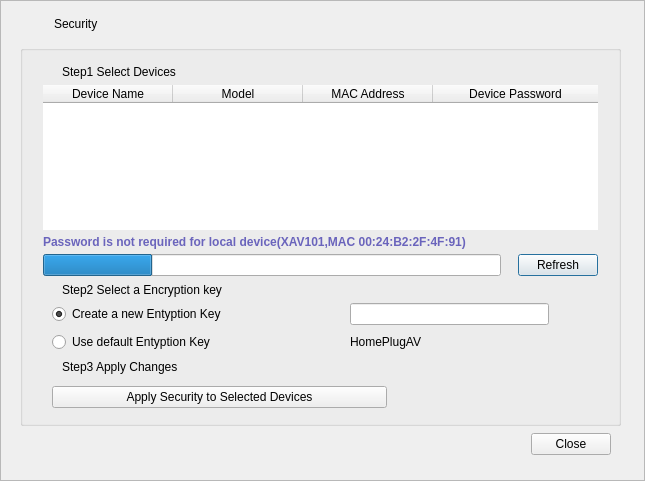
<?xml version="1.0" encoding="UTF-8"?>
<ui version="4.0">
 <class>PowerlineSecurity</class>
 <widget class="QDialog" name="PowerlineSecurity">
  <property name="windowModality">
   <enum>Qt::NonModal</enum>
  </property>
  <property name="geometry">
   <rect>
    <x>0</x>
    <y>0</y>
    <width>645</width>
    <height>481</height>
   </rect>
  </property>
  <property name="windowTitle">
   <string>Dialog</string>
  </property>
  <layout class="QHBoxLayout" name="horizontalLayout_12">
   <property name="spacing">
    <number>0</number>
   </property>
   <property name="margin">
    <number>0</number>
   </property>
   <item>
    <widget class="QFrame" name="iframe">
     <property name="autoFillBackground">
      <bool>true</bool>
     </property>
     <property name="frameShape">
      <enum>QFrame::StyledPanel</enum>
     </property>
     <property name="frameShadow">
      <enum>QFrame::Raised</enum>
     </property>
     <property name="style" stdset="0">
      <number>0</number>
     </property>
     <widget class="QFrame" name="frame_3">
      <property name="geometry">
       <rect>
        <x>11</x>
        <y>13</y>
        <width>631</width>
        <height>21</height>
       </rect>
      </property>
      <property name="frameShape">
       <enum>QFrame::NoFrame</enum>
      </property>
      <property name="frameShadow">
       <enum>QFrame::Plain</enum>
      </property>
      <layout class="QHBoxLayout" name="horizontalLayout">
       <property name="spacing">
        <number>0</number>
       </property>
       <property name="margin">
        <number>0</number>
       </property>
       <item>
        <spacer name="horizontalSpacer">
         <property name="orientation">
          <enum>Qt::Horizontal</enum>
         </property>
         <property name="sizeType">
          <enum>QSizePolicy::Fixed</enum>
         </property>
         <property name="sizeHint" stdset="0">
          <size>
           <width>43</width>
           <height>18</height>
          </size>
         </property>
        </spacer>
       </item>
       <item>
        <widget class="QLabel" name="label_title">
         <property name="sizePolicy">
          <sizepolicy hsizetype="Expanding" vsizetype="Preferred">
           <horstretch>0</horstretch>
           <verstretch>0</verstretch>
          </sizepolicy>
         </property>
         <property name="text">
          <string>Security</string>
         </property>
        </widget>
       </item>
      </layout>
     </widget>
     <widget class="QGroupBox" name="groupBox">
      <property name="geometry">
       <rect>
        <x>20</x>
        <y>45</y>
        <width>601</width>
        <height>381</height>
       </rect>
      </property>
      <property name="sizePolicy">
       <sizepolicy hsizetype="Preferred" vsizetype="Fixed">
        <horstretch>0</horstretch>
        <verstretch>0</verstretch>
       </sizepolicy>
      </property>
      <property name="title">
       <string/>
      </property>
      <layout class="QVBoxLayout" name="verticalLayout_4">
       <property name="spacing">
        <number>2</number>
       </property>
       <property name="leftMargin">
        <number>20</number>
       </property>
       <property name="rightMargin">
        <number>20</number>
       </property>
       <property name="bottomMargin">
        <number>6</number>
       </property>
       <item>
        <layout class="QHBoxLayout" name="horizontalLayout_3">
         <item>
          <widget class="QLabel" name="label_7">
           <property name="sizePolicy">
            <sizepolicy hsizetype="Fixed" vsizetype="Fixed">
             <horstretch>0</horstretch>
             <verstretch>0</verstretch>
            </sizepolicy>
           </property>
           <property name="minimumSize">
            <size>
             <width>17</width>
             <height>23</height>
            </size>
           </property>
           <property name="maximumSize">
            <size>
             <width>17</width>
             <height>23</height>
            </size>
           </property>
           <property name="text">
            <string/>
           </property>
           <property name="Label_PIC" stdset="0">
            <string>1</string>
           </property>
          </widget>
         </item>
         <item>
          <widget class="QLabel" name="lab_step1">
           <property name="text">
            <string>Step1 Select Devices</string>
           </property>
           <property name="LAB_TITLE" stdset="0">
            <string>1</string>
           </property>
          </widget>
         </item>
         <item>
          <spacer name="horizontalSpacer_3">
           <property name="orientation">
            <enum>Qt::Horizontal</enum>
           </property>
           <property name="sizeHint" stdset="0">
            <size>
             <width>40</width>
             <height>20</height>
            </size>
           </property>
          </spacer>
         </item>
        </layout>
       </item>
       <item>
        <widget class="QFrame" name="frame_4">
         <property name="sizePolicy">
          <sizepolicy hsizetype="Expanding" vsizetype="Expanding">
           <horstretch>0</horstretch>
           <verstretch>0</verstretch>
          </sizepolicy>
         </property>
         <property name="frameShape">
          <enum>QFrame::NoFrame</enum>
         </property>
         <property name="frameShadow">
          <enum>QFrame::Plain</enum>
         </property>
         <layout class="QVBoxLayout" name="verticalLayout_3">
          <property name="spacing">
           <number>0</number>
          </property>
          <property name="margin">
           <number>0</number>
          </property>
          <item>
           <widget class="QTableWidget" name="table_secu">
            <property name="sizePolicy">
             <sizepolicy hsizetype="Preferred" vsizetype="Fixed">
              <horstretch>0</horstretch>
              <verstretch>0</verstretch>
             </sizepolicy>
            </property>
            <property name="minimumSize">
             <size>
              <width>0</width>
              <height>145</height>
             </size>
            </property>
            <property name="maximumSize">
             <size>
              <width>16777215</width>
              <height>145</height>
             </size>
            </property>
            <property name="frameShape">
             <enum>QFrame::NoFrame</enum>
            </property>
            <property name="frameShadow">
             <enum>QFrame::Plain</enum>
            </property>
            <property name="horizontalScrollBarPolicy">
             <enum>Qt::ScrollBarAlwaysOff</enum>
            </property>
            <property name="showGrid">
             <bool>false</bool>
            </property>
            <property name="rowCount">
             <number>0</number>
            </property>
            <attribute name="horizontalHeaderDefaultSectionSize">
             <number>130</number>
            </attribute>
            <attribute name="horizontalHeaderStretchLastSection">
             <bool>true</bool>
            </attribute>
            <attribute name="verticalHeaderDefaultSectionSize">
             <number>20</number>
            </attribute>
            <column>
             <property name="text">
              <string>Device Name</string>
             </property>
            </column>
            <column>
             <property name="text">
              <string>Model</string>
             </property>
            </column>
            <column>
             <property name="text">
              <string>MAC Address</string>
             </property>
            </column>
            <column>
             <property name="text">
              <string>Device Password</string>
             </property>
            </column>
           </widget>
          </item>
         </layout>
        </widget>
       </item>
       <item>
        <layout class="QHBoxLayout" name="horizontalLayout_4">
         <item>
          <widget class="QLabel" name="lab_localinfo">
           <property name="sizePolicy">
            <sizepolicy hsizetype="Expanding" vsizetype="Preferred">
             <horstretch>0</horstretch>
             <verstretch>0</verstretch>
            </sizepolicy>
           </property>
           <property name="styleSheet">
            <string notr="true">	color:rgb(106, 100, 188);
font:bold;
</string>
           </property>
           <property name="text">
            <string>Password is not required for local device(XAV101,MAC 00:24:B2:2F:4F:91)</string>
           </property>
           <property name="wordWrap">
            <bool>true</bool>
           </property>
          </widget>
         </item>
         <item>
          <spacer name="horizontalSpacer_4">
           <property name="orientation">
            <enum>Qt::Horizontal</enum>
           </property>
           <property name="sizeType">
            <enum>QSizePolicy::Preferred</enum>
           </property>
           <property name="sizeHint" stdset="0">
            <size>
             <width>40</width>
             <height>20</height>
            </size>
           </property>
          </spacer>
         </item>
        </layout>
       </item>
       <item>
        <layout class="QHBoxLayout" name="horizontalLayout_5">
         <property name="spacing">
          <number>17</number>
         </property>
         <item>
          <widget class="QProgressBar" name="lab_refresh">
           <property name="value">
            <number>24</number>
           </property>
           <property name="textVisible">
            <bool>false</bool>
           </property>
          </widget>
         </item>
         <item>
          <widget class="QPushButton" name="but_refresh">
           <property name="text">
            <string>Refresh</string>
           </property>
          </widget>
         </item>
        </layout>
       </item>
       <item>
        <layout class="QHBoxLayout" name="horizontalLayout_6">
         <item>
          <widget class="QLabel" name="label_8">
           <property name="sizePolicy">
            <sizepolicy hsizetype="Fixed" vsizetype="Fixed">
             <horstretch>0</horstretch>
             <verstretch>0</verstretch>
            </sizepolicy>
           </property>
           <property name="minimumSize">
            <size>
             <width>17</width>
             <height>23</height>
            </size>
           </property>
           <property name="maximumSize">
            <size>
             <width>17</width>
             <height>23</height>
            </size>
           </property>
           <property name="text">
            <string/>
           </property>
           <property name="Label_PIC" stdset="0">
            <string>1</string>
           </property>
          </widget>
         </item>
         <item>
          <widget class="QLabel" name="lab_step2">
           <property name="text">
            <string>Step2 Select a Encryption key</string>
           </property>
           <property name="LAB_TITLE" stdset="0">
            <string>1</string>
           </property>
          </widget>
         </item>
         <item>
          <spacer name="horizontalSpacer_5">
           <property name="orientation">
            <enum>Qt::Horizontal</enum>
           </property>
           <property name="sizeHint" stdset="0">
            <size>
             <width>40</width>
             <height>20</height>
            </size>
           </property>
          </spacer>
         </item>
        </layout>
       </item>
       <item>
        <widget class="QFrame" name="frame_2">
         <property name="sizePolicy">
          <sizepolicy hsizetype="Preferred" vsizetype="Expanding">
           <horstretch>0</horstretch>
           <verstretch>0</verstretch>
          </sizepolicy>
         </property>
         <property name="minimumSize">
          <size>
           <width>0</width>
           <height>50</height>
          </size>
         </property>
         <property name="maximumSize">
          <size>
           <width>16777215</width>
           <height>50</height>
          </size>
         </property>
         <property name="frameShape">
          <enum>QFrame::NoFrame</enum>
         </property>
         <property name="frameShadow">
          <enum>QFrame::Plain</enum>
         </property>
         <layout class="QHBoxLayout" name="horizontalLayout_11">
          <property name="spacing">
           <number>0</number>
          </property>
          <property name="margin">
           <number>0</number>
          </property>
          <item>
           <widget class="QFrame" name="frame">
            <layout class="QVBoxLayout" name="verticalLayout">
             <property name="topMargin">
              <number>0</number>
             </property>
             <property name="bottomMargin">
              <number>0</number>
             </property>
             <item>
              <widget class="QRadioButton" name="rdo_new">
               <property name="sizePolicy">
                <sizepolicy hsizetype="Expanding" vsizetype="Expanding">
                 <horstretch>0</horstretch>
                 <verstretch>0</verstretch>
                </sizepolicy>
               </property>
               <property name="minimumSize">
                <size>
                 <width>180</width>
                 <height>0</height>
                </size>
               </property>
               <property name="focusPolicy">
                <enum>Qt::NoFocus</enum>
               </property>
               <property name="text">
                <string>Create a new Entyption Key</string>
               </property>
               <property name="checked">
                <bool>true</bool>
               </property>
              </widget>
             </item>
             <item>
              <widget class="QRadioButton" name="rdo_default">
               <property name="sizePolicy">
                <sizepolicy hsizetype="Expanding" vsizetype="Expanding">
                 <horstretch>0</horstretch>
                 <verstretch>0</verstretch>
                </sizepolicy>
               </property>
               <property name="minimumSize">
                <size>
                 <width>180</width>
                 <height>0</height>
                </size>
               </property>
               <property name="focusPolicy">
                <enum>Qt::NoFocus</enum>
               </property>
               <property name="text">
                <string>Use default Entyption Key</string>
               </property>
              </widget>
             </item>
            </layout>
           </widget>
          </item>
          <item>
           <spacer name="horizontalSpacer_10">
            <property name="orientation">
             <enum>Qt::Horizontal</enum>
            </property>
            <property name="sizeType">
             <enum>QSizePolicy::Preferred</enum>
            </property>
            <property name="sizeHint" stdset="0">
             <size>
              <width>40</width>
              <height>20</height>
             </size>
            </property>
           </spacer>
          </item>
          <item>
           <widget class="QFrame" name="frame">
            <layout class="QVBoxLayout" name="verticalLayout_2">
             <property name="spacing">
              <number>6</number>
             </property>
             <property name="topMargin">
              <number>0</number>
             </property>
             <property name="bottomMargin">
              <number>0</number>
             </property>
             <item>
              <layout class="QHBoxLayout" name="horizontalLayout_10">
               <item>
                <widget class="QLineEdit" name="edt_key">
                 <property name="sizePolicy">
                  <sizepolicy hsizetype="Preferred" vsizetype="Preferred">
                   <horstretch>0</horstretch>
                   <verstretch>0</verstretch>
                  </sizepolicy>
                 </property>
                 <property name="minimumSize">
                  <size>
                   <width>0</width>
                   <height>0</height>
                  </size>
                 </property>
                 <property name="maximumSize">
                  <size>
                   <width>267</width>
                   <height>26</height>
                  </size>
                 </property>
                </widget>
               </item>
               <item>
                <spacer name="horizontalSpacer_9">
                 <property name="orientation">
                  <enum>Qt::Horizontal</enum>
                 </property>
                 <property name="sizeType">
                  <enum>QSizePolicy::Fixed</enum>
                 </property>
                 <property name="sizeHint" stdset="0">
                  <size>
                   <width>40</width>
                   <height>20</height>
                  </size>
                 </property>
                </spacer>
               </item>
              </layout>
             </item>
             <item>
              <layout class="QHBoxLayout" name="horizontalLayout_8">
               <item>
                <widget class="QLabel" name="lab_key">
                 <property name="sizePolicy">
                  <sizepolicy hsizetype="Preferred" vsizetype="Expanding">
                   <horstretch>0</horstretch>
                   <verstretch>0</verstretch>
                  </sizepolicy>
                 </property>
                 <property name="minimumSize">
                  <size>
                   <width>0</width>
                   <height>0</height>
                  </size>
                 </property>
                 <property name="text">
                  <string>HomePlugAV</string>
                 </property>
                </widget>
               </item>
               <item>
                <spacer name="horizontalSpacer_7">
                 <property name="orientation">
                  <enum>Qt::Horizontal</enum>
                 </property>
                 <property name="sizeHint" stdset="0">
                  <size>
                   <width>40</width>
                   <height>20</height>
                  </size>
                 </property>
                </spacer>
               </item>
              </layout>
             </item>
            </layout>
           </widget>
          </item>
         </layout>
        </widget>
       </item>
       <item>
        <layout class="QHBoxLayout" name="horizontalLayout_7">
         <item>
          <widget class="QLabel" name="label_9">
           <property name="sizePolicy">
            <sizepolicy hsizetype="Fixed" vsizetype="Fixed">
             <horstretch>0</horstretch>
             <verstretch>0</verstretch>
            </sizepolicy>
           </property>
           <property name="minimumSize">
            <size>
             <width>17</width>
             <height>23</height>
            </size>
           </property>
           <property name="maximumSize">
            <size>
             <width>17</width>
             <height>23</height>
            </size>
           </property>
           <property name="text">
            <string/>
           </property>
           <property name="Label_PIC" stdset="0">
            <string>1</string>
           </property>
          </widget>
         </item>
         <item>
          <widget class="QLabel" name="lab_step3">
           <property name="text">
            <string>Step3 Apply Changes</string>
           </property>
           <property name="LAB_TITLE" stdset="0">
            <string>1</string>
           </property>
          </widget>
         </item>
         <item>
          <spacer name="horizontalSpacer_6">
           <property name="orientation">
            <enum>Qt::Horizontal</enum>
           </property>
           <property name="sizeHint" stdset="0">
            <size>
             <width>40</width>
             <height>20</height>
            </size>
           </property>
          </spacer>
         </item>
        </layout>
       </item>
       <item>
        <widget class="QFrame" name="frame">
         <layout class="QHBoxLayout" name="horizontalLayout_9">
          <property name="topMargin">
           <number>6</number>
          </property>
          <property name="bottomMargin">
           <number>6</number>
          </property>
          <item>
           <widget class="QPushButton" name="but_apply">
            <property name="sizePolicy">
             <sizepolicy hsizetype="Minimum" vsizetype="Fixed">
              <horstretch>0</horstretch>
              <verstretch>0</verstretch>
             </sizepolicy>
            </property>
            <property name="minimumSize">
             <size>
              <width>329</width>
              <height>0</height>
             </size>
            </property>
            <property name="styleSheet">
             <string notr="true">min-width:327;</string>
            </property>
            <property name="text">
             <string>Apply Security to Selected Devices</string>
            </property>
           </widget>
          </item>
          <item>
           <spacer name="horizontalSpacer_8">
            <property name="orientation">
             <enum>Qt::Horizontal</enum>
            </property>
            <property name="sizeHint" stdset="0">
             <size>
              <width>40</width>
              <height>20</height>
             </size>
            </property>
           </spacer>
          </item>
         </layout>
        </widget>
       </item>
       <item>
        <spacer name="verticalSpacer">
         <property name="orientation">
          <enum>Qt::Vertical</enum>
         </property>
         <property name="sizeHint" stdset="0">
          <size>
           <width>20</width>
           <height>40</height>
          </size>
         </property>
        </spacer>
       </item>
      </layout>
     </widget>
     <widget class="QFrame" name="frame">
      <property name="geometry">
       <rect>
        <x>20</x>
        <y>430</y>
        <width>611</width>
        <height>29</height>
       </rect>
      </property>
      <property name="frameShape">
       <enum>QFrame::NoFrame</enum>
      </property>
      <property name="frameShadow">
       <enum>QFrame::Plain</enum>
      </property>
      <layout class="QHBoxLayout" name="horizontalLayout_2">
       <property name="spacing">
        <number>20</number>
       </property>
       <property name="leftMargin">
        <number>0</number>
       </property>
       <property name="topMargin">
        <number>0</number>
       </property>
       <property name="rightMargin">
        <number>20</number>
       </property>
       <property name="bottomMargin">
        <number>0</number>
       </property>
       <item>
        <spacer name="horizontalSpacer_2">
         <property name="orientation">
          <enum>Qt::Horizontal</enum>
         </property>
         <property name="sizeHint" stdset="0">
          <size>
           <width>40</width>
           <height>20</height>
          </size>
         </property>
        </spacer>
       </item>
       <item>
        <widget class="QPushButton" name="but_close">
         <property name="text">
          <string>Close</string>
         </property>
        </widget>
       </item>
      </layout>
     </widget>
    </widget>
   </item>
  </layout>
 </widget>
 <resources/>
 <connections/>
</ui>
